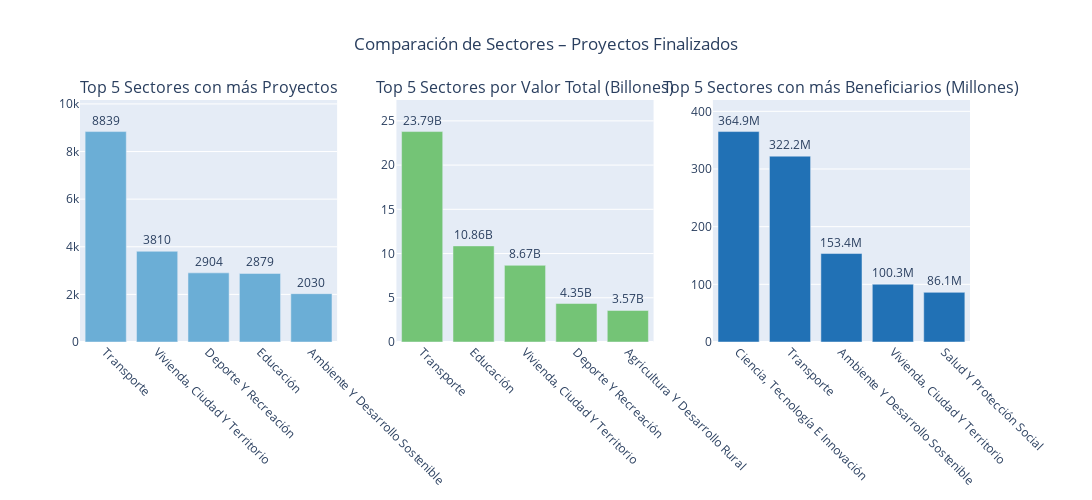

The code cell stored with this chart in its notebook:
### Code cell
top5_proyectos = df_finalizado["Sector"].value_counts().head(5)
top5_valor = (
    df_finalizado.groupby("Sector")["ValorTotalProyecto"].sum()
    .sort_values(ascending=False).head(5) / 1e12
)
top5_benef = (
    df_finalizado.groupby("Sector")["TotalBeneficiario"].sum()
    .sort_values(ascending=False).head(5) / 1e6
)

# --- Subplots ---
fig = make_subplots(
    rows=1, cols=3,
    subplot_titles=[
        "Top 5 Sectores con más Proyectos",
        "Top 5 Sectores por Valor Total (Billones)",
        "Top 5 Sectores con más Beneficiarios (Millones)"
    ]
)

# 1) Proyectos
fig.add_trace(
    go.Bar(
        x=top5_proyectos.index,
        y=top5_proyectos.values,
        text=top5_proyectos.values,
        textposition="outside",
        marker_color=px.colors.sequential.Blues[4]
    ),
    row=1, col=1
)
fig.update_yaxes(range=[0, top5_proyectos.max() * 1.15], row=1, col=1)

# 2) Valor total (billones)
fig.add_trace(
    go.Bar(
        x=top5_valor.index,
        y=top5_valor.values,
        text=[f"{v:.2f}B" for v in top5_valor.values],
        textposition="outside",
        marker_color=px.colors.sequential.Greens[4]
    ),
    row=1, col=2
)
fig.update_yaxes(range=[0, top5_valor.max() * 1.15], row=1, col=2)

# 3) Beneficiarios (millones)
fig.add_trace(
    go.Bar(
        x=top5_benef.index,
        y=top5_benef.values,
        text=[f"{v:.1f}M" for v in top5_benef.values],
        textposition="outside",
        marker_color=px.colors.sequential.Blues[6]
    ),
    row=1, col=3
)
fig.update_yaxes(range=[0, top5_benef.max() * 1.15], row=1, col=3)

# --- Layout ---
fig.update_layout(
    width=1500, height=500,
    showlegend=False,
    title_text="Comparación de Sectores – Proyectos Finalizados",
    title_x=0.5
)

fig.update_xaxes(tickangle=45)

fig.show()

### Figure 1 — Plotly figure (JSON) as saved in the notebook; plotly's stock layout.template omitted (floating-point values rounded to 4 significant figures)
{"data": [{"marker": {"color": "rgb(107,174,214)"}, "text": [8839.0, 3810.0, 2904.0, 2879.0, 2030.0], "textposition": "outside", "type": "bar", "x": ["Transporte", "Vivienda, Ciudad Y Territorio", "Deporte Y Recreación", "Educación", "Ambiente Y Desarrollo Sostenible"], "xaxis": "x", "y": [8839, 3810, 2904, 2879, 2030], "yaxis": "y"}, {"marker": {"color": "rgb(116,196,118)"}, "text": ["23.79B", "10.86B", "8.67B", "4.35B", "3.57B"], "textposition": "outside", "type": "bar", "x": ["Transporte", "Educación", "Vivienda, Ciudad Y Territorio", "Deporte Y Recreación", "Agricultura Y Desarrollo Rural"], "xaxis": "x2", "y": [23.79, 10.86, 8.666, 4.35, 3.565], "yaxis": "y2"}, {"marker": {"color": "rgb(33,113,181)"}, "text": ["364.9M", "322.2M", "153.4M", "100.3M", "86.1M"], "textposition": "outside", "type": "bar", "x": ["Ciencia, Tecnología E Innovación", "Transporte", "Ambiente Y Desarrollo Sostenible", "Vivienda, Ciudad Y Territorio", "Salud Y Protección Social"], "xaxis": "x3", "y": [364.9, 322.2, 153.4, 100.3, 86.07], "yaxis": "y3"}], "layout": {"annotations": [{"font": {"size": 16}, "showarrow": false, "text": "Top 5 Sectores con más Proyectos", "x": 0.1444, "xanchor": "center", "xref": "paper", "y": 1, "yanchor": "bottom", "yref": "paper"}, {"font": {"size": 16}, "showarrow": false, "text": "Top 5 Sectores por Valor Total (Billones)", "x": 0.5, "xanchor": "center", "xref": "paper", "y": 1, "yanchor": "bottom", "yref": "paper"}, {"font": {"size": 16}, "showarrow": false, "text": "Top 5 Sectores con más Beneficiarios (Millones)", "x": 0.8556, "xanchor": "center", "xref": "paper", "y": 1, "yanchor": "bottom", "yref": "paper"}], "height": 500, "showlegend": false, "title": {"text": "Comparación de Sectores – Proyectos Finalizados", "x": 0.5}, "width": 1500, "xaxis": {"anchor": "y", "domain": [0, 0.2889], "tickangle": 45}, "xaxis2": {"anchor": "y2", "domain": [0.3556, 0.6444], "tickangle": 45}, "xaxis3": {"anchor": "y3", "domain": [0.7111, 1], "tickangle": 45}, "yaxis": {"anchor": "x", "domain": [0, 1], "range": [0, 10160.0]}, "yaxis2": {"anchor": "x2", "domain": [0, 1], "range": [0, 27.36]}, "yaxis3": {"anchor": "x3", "domain": [0, 1], "range": [0, 419.6]}}}
